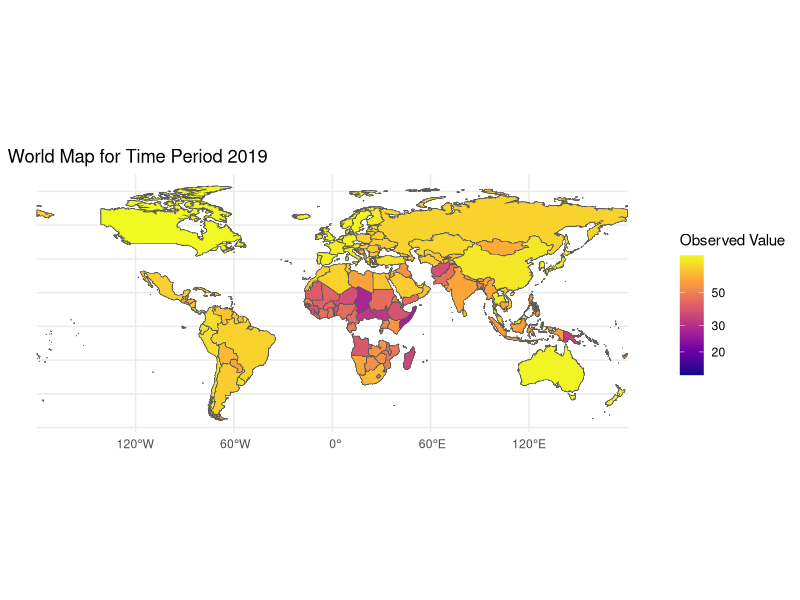
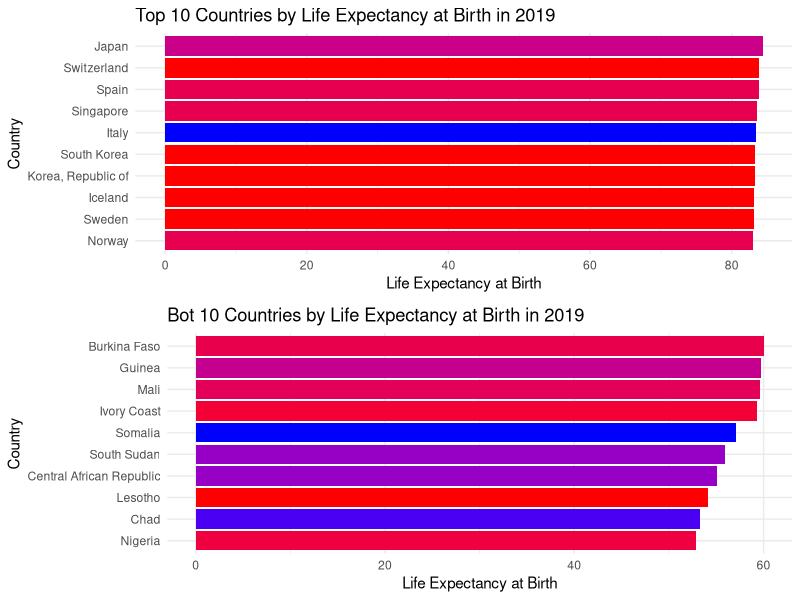
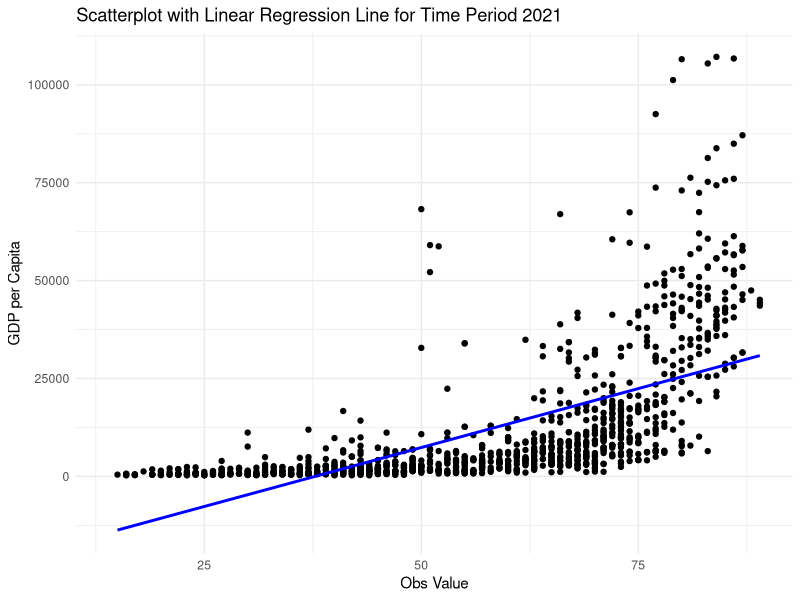
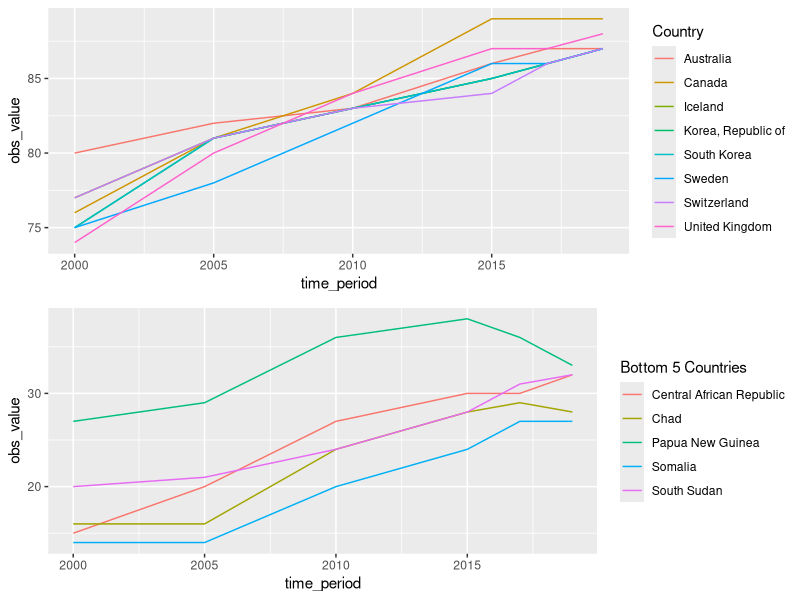

These charts were generated, in order, by the following R code:
## ---- chunk 1

knitr::include_graphics("unnamed.png",error = FALSE)
## ---- chunk 2
## Required Library
library(tidyverse)
library(ggplot2)
library(sf)
library(rnaturalearth)
library(rnaturalearthdata)
library(gridExtra)
library(dplyr)
## ---- chunk 3
### Reading The data
unicef_indicator_2 <- read_csv("unicef_indicator_2.csv",show_col_types = FALSE)
unicef_metadata <- read_csv("unicef_metadata.csv",show_col_types = FALSE)
## ---- chunk 4
# getting World map data
world_map <- ne_countries(scale = "medium", returnclass = "sf")
## ---- chunk 5
# combining world_map data with indicator
data_merged <- world_map %>%
  left_join(unicef_indicator_2, by = c("admin" = "country"))
## ---- chunk 6
## Function to plot world map
plot_map_for_time_period <- function(data, time_period) {
  ggplot() +
    geom_sf(data = data %>% filter(time_period == time_period), aes(fill = obs_value)) +
    scale_fill_viridis_c(option = "plasma", trans = "log10") +
    theme_minimal() +
    labs(fill = "Observed Value", title = paste("World Map for Time Period", time_period))
}

## ---- chunk 7
plot_map_for_time_period(data_merged, 2019)
## ---- chunk 8
## Combining Indicator and metadata
df <- left_join(unicef_indicator_2, unicef_metadata, by = c('country',"time_period" = "year"))
## ---- chunk 9
## Bar Graph Function
plot_top_countries_by_life_expectancy <- function(data, year, n = 10) {
  top_n_countries <- data %>%
    filter(time_period == year) %>%
    arrange(desc(`Life expectancy at birth`)) %>%
    head(n)
  
  ggplot(top_n_countries, aes(x = reorder(country, `Life expectancy at birth`), y = `Life expectancy at birth`, fill = obs_value)) +
    geom_bar(stat = "identity") +
    coord_flip() +
    theme_minimal() +
    scale_fill_gradient(low = "blue", high = "red", name = "Obs Value") +
    labs(x = "Country", y = "Life Expectancy at Birth", title = paste("Top", n, "Countries by Life Expectancy at Birth in", year)) +
    theme(legend.position = "none")
}
######################

plot_bot_countries_by_life_expectancy <- function(data, year, n = 10) {
  top_n_countries <- data %>%
    filter(time_period == year) %>%
    arrange(`Life expectancy at birth`) %>%
    head(n)
  
  ggplot(top_n_countries, aes(x = reorder(country, `Life expectancy at birth`), y = `Life expectancy at birth`, fill = obs_value)) +
    geom_bar(stat = "identity") +
    coord_flip() +
    theme_minimal() +
    scale_fill_gradient(low = "blue", high = "red", name = "Obs Value") +
    labs(x = "Country", y = "Life Expectancy at Birth", title = paste("Bot", n, "Countries by Life Expectancy at Birth in", year)) +
    theme(legend.position = "none")
}
## ---- chunk 10
### ploting Bar graph
plot_1 <- plot_top_countries_by_life_expectancy(df, year = 2019, n = 10)
plot_2 <- plot_bot_countries_by_life_expectancy(df, year = 2019, n = 10)

grid.arrange(plot_1, plot_2,ncol = 1,nrow = 2)
## ---- chunk 11
### scater plot Function
plot_scatter_with_regression <- function(data, time_period) {
  filtered_data <- data %>% filter(time_period == time_period)
  
  ggplot(filtered_data, aes(x = obs_value, y = `GDP per capita (constant 2015 US$)`)) +
    geom_point() +
    geom_smooth(method = "lm", se = FALSE, color = "blue", linetype = "solid",na.rm = TRUE ) +
    theme_minimal() +
    labs(x = "Obs Value", y = "GDP per Capita", title = paste("Scatterplot with Linear Regression Line for Time Period", time_period))
}

## ---- chunk 12
## ploting scatter_plot
suppressWarnings({
  plot_scatter_with_regression(df, time_period = 2021)
  })
## ---- chunk 13
## time series graph Function

time_series_chart <- function(data, N, year_col, country_col, obs_col) {
  
  # filter for top N countries based on latest observation value
  top_countries <- data %>%
    group_by({{country_col}}) %>%
    summarize(latest_obs = tail({{obs_col}}, n = 1, na.rm = TRUE)) %>%
    top_n(N, latest_obs) %>%
    pull({{country_col}})
  
  # filter data for top countries
  df_top <- data %>%
    filter({{country_col}} %in% top_countries)
  
  # create time-series plot
  ggplot(df_top, aes(x = {{year_col}}, y = {{obs_col}}, color = {{country_col}})) +
    geom_line() +
    scale_color_discrete(guide = guide_legend(title = "Country"))
}

##################################################

time_series_chart_2 <- function(data, N, year_col, country_col, obs_col) {
  
  # filter for bottom N countries based on latest observation value
  bottom_countries <- data %>%
    group_by({{country_col}}) %>%
    summarize(latest_obs = tail({{obs_col}}, n = 1, na.rm = TRUE)) %>%
    arrange(latest_obs) %>%
    slice(1:N) %>%
    pull({{country_col}})
  
  # filter data for bottom countries
  df_bottom <- data %>%
    filter({{country_col}} %in% bottom_countries)
  
  # create time-series plot
  ggplot(df_bottom, aes(x = {{year_col}}, y = {{obs_col}}, color = {{country_col}})) +
    geom_line() +
    scale_color_discrete(guide = guide_legend(title = "Bottom 5 Countries"))
}
## ---- chunk 14

#ploting Time series Graph
plot_x <- time_series_chart(data = df, N = 5, year_col = time_period, country_col = country, obs_col = obs_value)

plot_y <- time_series_chart_2(data = df, N = 5, year_col = time_period, country_col = country, obs_col = obs_value)

grid.arrange(plot_x, plot_y,ncol = 1,nrow = 2)
